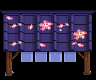

The image is a tile-based game level rendered from a .tmx file. Its description and complete source (layers, tilesets, objects, tile grids) follow:
An orthogonal 6x5 tile map with 16x16 px tiles, 1 tile layer (AlwaysFront).

<map version="1.10" tiledversion="1.11.2" orientation="orthogonal" renderorder="right-down" compressionlevel="0" width="6" height="5" tilewidth="16" tileheight="16" infinite="0" nextlayerid="8" nextobjectid="1">
 <tileset firstgid="1" source="master_canopies.tsx" /><layer id="4" name="AlwaysFront" width="6" height="5">
  <data encoding="csv">
463,464,465,466,467,468,
517,518,519,520,521,522,
571,572,573,574,575,576,
625,626,627,628,629,630,
679,680,681,0,683,684
</data>
 </layer>
</map>
